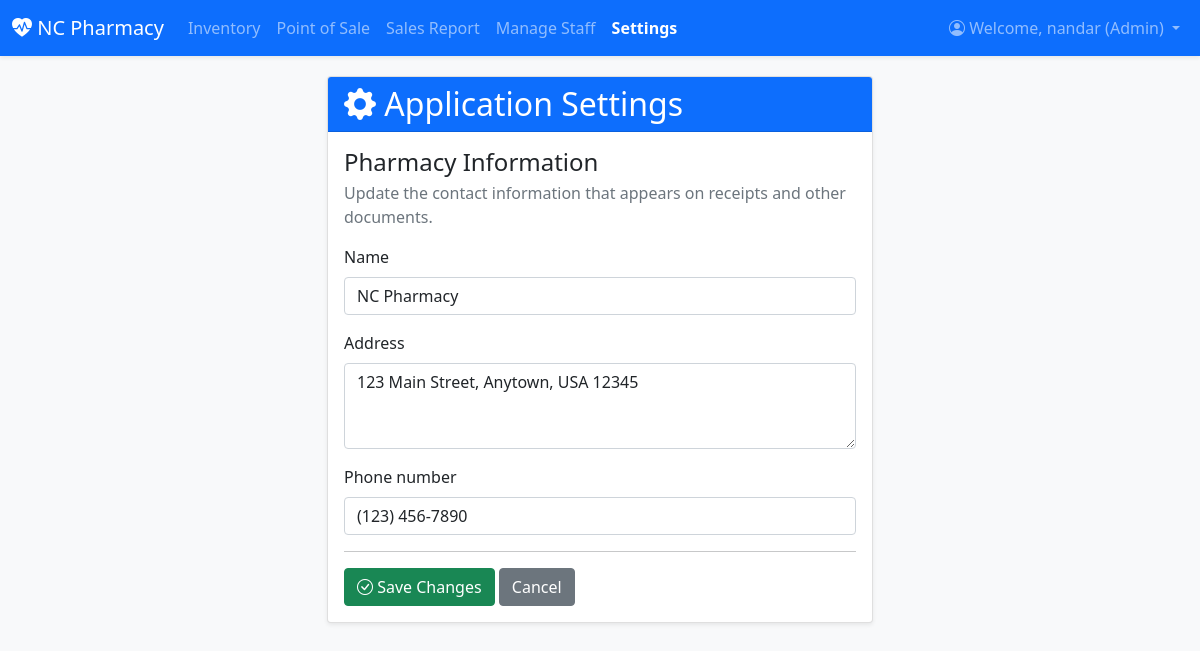
Page /settings/ (signed in) on the committed database.
### inventory/models.py (models this page shows, shortened)
class Profile(models.Model):
    user = models.OneToOneField(User, on_delete=models.CASCADE)
    ROLE_CHOICES = (
        ('admin', 'Admin'),
        ('staff', 'Staff'),
    )
    role = models.CharField(max_length=10, choices=ROLE_CHOICES, blank=True)
    permissions = models.ManyToManyField(Permission, blank=True)

class PharmacyInfo(models.Model):
    name = models.CharField(max_length=200, default="NC Pharmacy")
    address = models.TextField(default="123 Main Street, Anytown, USA 12345")
    phone_number = models.CharField(max_length=20, default="(123) 456-7890")
    class Meta:
        verbose_name_plural = "Pharmacy Info"

### inventory/views.py (the view)
# urls.py: path('settings/', settings_view, name='settings'),
@login_required
@user_passes_test(is_admin)
def settings_view(request):
    pharmacy_info, _ = PharmacyInfo.objects.get_or_create(pk=1)
    if request.method == 'POST':
        form = PharmacyInfoForm(request.POST, instance=pharmacy_info)
        if form.is_valid():
            form.save()
            messages.success(request, "Pharmacy information updated successfully.")
            return redirect('settings')
    else:
        form = PharmacyInfoForm(instance=pharmacy_info)
    context = {'form': form, 'pharmacy_info': pharmacy_info}
    return render(request, 'inventory/settings.html', context)

### inventory/forms.py
class PharmacyInfoForm(forms.ModelForm):
    class Meta:
        model = PharmacyInfo
        fields = ['name', 'address', 'phone_number']
        widgets = {
            'name': forms.TextInput(attrs={'class': 'form-control'}),
            'address': forms.Textarea(attrs={'class': 'form-control', 'rows': 3}),
            'phone_number': forms.TextInput(attrs={'class': 'form-control'}),
        }

### inventory/views.py (called while the page is built)
def is_admin(user):
    return user.is_authenticated and hasattr(user, 'profile') and user.profile.role == 'admin'

### inventory/templates/inventory/settings.html (shortened to what this page needs)
{% extends 'inventory/base.html' %}
{% block content %}
<div class="row justify-content-center">
    <div class="col-md-8 col-lg-6">
        <div class="card shadow-sm">
            <div class="card-header bg-primary text-white">
                <h2 class="mb-0"><i class="bi bi-gear-fill"></i> Application Settings</h2>
            </div>
            <div class="card-body">
                <h4 class="card-title">Pharmacy Information</h4>
                <p class="card-subtitle mb-3 text-muted">Update the contact information that appears on receipts and other documents.</p>
                <form method="post">
                    {% for field in form %}
                        <div class="mb-3">
                            <label for="{{ field.id_for_label }}" class="form-label">{{ field.label }}</label>
                            {{ field }}
                        </div>
                    {% endfor %}
                    <hr>
                    <button type="submit" class="btn btn-success"><i class="bi bi-check-circle"></i> Save Changes</button>
                    <a href="{% url 'medicine_list' %}" class="btn btn-secondary">Cancel</a>
                </form>
            </div>
        </div>
    </div>
</div>
{% endblock %}

### inventory/templates/inventory/base.html (shortened to what this page needs)
{% load static %}
<!DOCTYPE html>
<html lang="en">
<head>
    <link href="https://cdn.jsdelivr.net/npm/bootstrap@5.1.3/dist/css/bootstrap.min.css" rel="stylesheet">
    <link rel="stylesheet" href="https://cdn.jsdelivr.net/npm/bootstrap-icons@1.8.1/font/bootstrap-icons.css">
</head>
<body>
    <nav class="navbar navbar-expand-lg navbar-dark bg-primary shadow-sm">
        <div class="container-fluid">
            <a class="navbar-brand" href="{% if user.is_authenticated %}{% url 'dashboard' %}{% else %}{% url 'login' %}{% endif %}">
                <i class="bi bi-heart-pulse-fill"></i> NC Pharmacy
            </a>
            {% if user.is_authenticated %}
            <div class="collapse navbar-collapse" id="navbarNav">
                <ul class="navbar-nav me-auto mb-2 mb-lg-0">
                    <li class="nav-item"><a class="nav-link {% if request.resolver_match.url_name == 'medicine_list' %}active{% endif %}" href="{% url 'medicine_list' %}">Inventory</a></li>
                    <li class="nav-item"><a class="nav-link {% if request.resolver_match.url_name == 'pos' %}active{% endif %}" href="{% url 'pos' %}">Point of Sale</a></li>
                    <li class="nav-item"><a class="nav-link {% if request.resolver_match.url_name == 'sales_report' %}active{% endif %}" href="{% url 'sales_report' %}">Sales Report</a></li>
                    {% if user.profile.role == 'admin' %}
                    <li class="nav-item"><a class="nav-link {% if request.resolver_match.url_name == 'manage_staff' %}active{% endif %}" href="{% url 'manage_staff' %}">Manage Staff</a></li>
                    <li class="nav-item"><a class="nav-link {% if request.resolver_match.url_name == 'settings' %}active{% endif %}" href="{% url 'settings' %}">Settings</a></li>
                    {% endif %}
                </ul>
                <ul class="navbar-nav ms-auto">
                    <li class="nav-item dropdown">
                        <a class="nav-link dropdown-toggle" href="#" id="navbarDropdown" role="button" data-bs-toggle="dropdown" aria-expanded="false">
                           <i class="bi bi-person-circle"></i> Welcome, {{ user.username }} ({{ user.profile.get_role_display }})
                        </a>
                    </li>
                </ul>
            </div>
            {% endif %}
        </div>
    </nav>
    <div class="container content-wrapper">
        {% block content %}{% endblock %}
    </div>
</body>
</html>

### inventory/templates/inventory/base.html (style rules this page uses)
body { background-color: #f8f9fa; }
.content-wrapper { padding-top: 20px; padding-bottom: 40px; }
.navbar .nav-link.active { font-weight: bold; color: #fff; }

### rows in the picture
PharmacyInfo: form "NC Pharmacy" "123 Main Street, Anytown, USA 12345" "(123) 456-7890"

### other values in the picture
{{ user.username }} "nandar"
{{ user.profile.get_role_display }} "Admin"
{{ field.label }} "Name" "Address" "Phone number"
